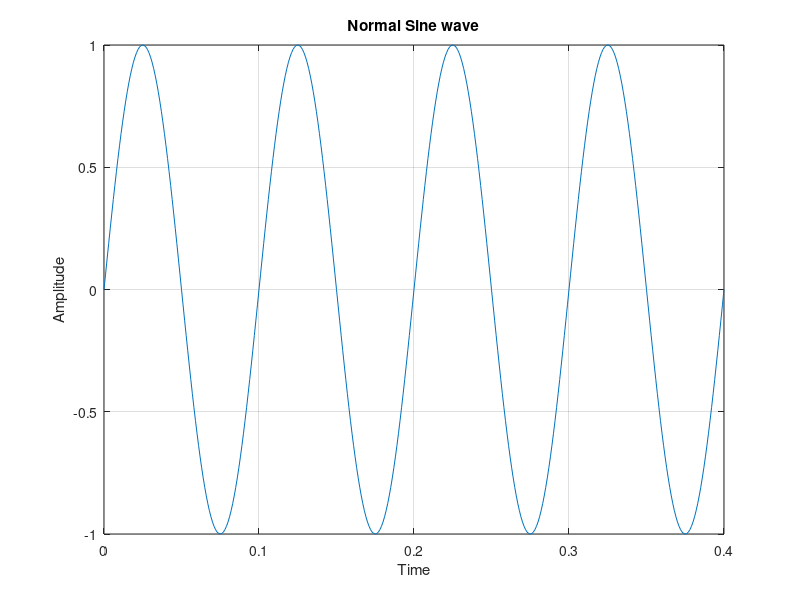

Recreate this plot in MATLAB. (Note: this script raises an error after producing the figure.)
%Prithviraj_2254901101
clc;clear all;close all;
%Generated Signal
f=10;
T=1/f;
td=T/100; 
t=0:td:4*T; %4cycles
x=sin(2*pi*10*t)
plot(t,x);
xlabel('Time');
ylabel('Amplitude');
title('Normal Sine wave');
grid on;


%Sampled Signal
fs=100;
Ts=1/fs;
t1=0:Ts:3*T;
xs=sin(2*pi*10*t1)

subplot 111;
stem(t1,xs);
xlabel('Time');
ylabel('Amplitude');
title('Sampled Signal');
grid on;

